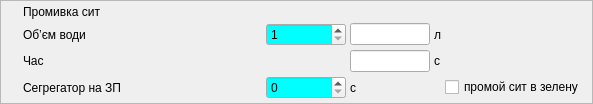
       <widget class="QFrame" name="f_9">
        <property name="frameShape">
         <enum>QFrame::StyledPanel</enum>
        </property>
        <property name="frameShadow">
         <enum>QFrame::Raised</enum>
        </property>
        <layout class="QGridLayout" name="gridLayout_7">
         <property name="leftMargin">
          <number>4</number>
         </property>
         <property name="topMargin">
          <number>4</number>
         </property>
         <property name="rightMargin">
          <number>4</number>
         </property>
         <property name="bottomMargin">
          <number>4</number>
         </property>
         <property name="spacing">
          <number>4</number>
         </property>
         <item row="1" column="1">
          <widget class="QLabel" name="label_32">
           <property name="minimumSize">
            <size>
             <width>239</width>
             <height>0</height>
            </size>
           </property>
           <property name="text">
            <string>Об’єм води</string>
           </property>
          </widget>
         </item>
         <item row="0" column="1" colspan="6">
          <widget class="QLabel" name="label_30">
           <property name="text">
            <string>Промивка сит</string>
           </property>
          </widget>
         </item>
         <item row="2" column="3">
          <widget class="QLineEdit" name="T_reg">
           <property name="minimumSize">
            <size>
             <width>0</width>
             <height>0</height>
            </size>
           </property>
           <property name="maximumSize">
            <size>
             <width>80</width>
             <height>16777215</height>
            </size>
           </property>
           <property name="toolTip">
            <string>Фактичний час промивки сита</string>
           </property>
           <property name="readOnly">
            <bool>true</bool>
           </property>
          </widget>
         </item>
         <item row="3" column="1">
          <widget class="QLabel" name="label_45">
           <property name="minimumSize">
            <size>
             <width>215</width>
             <height>0</height>
            </size>
           </property>
           <property name="text">
            <string>Сегрегатор на ЗП</string>
           </property>
          </widget>
         </item>
         <item row="3" column="3">
          <widget class="QLabel" name="label_46">
           <property name="text">
            <string>с</string>
           </property>
          </widget>
         </item>
         <item row="2" column="1">
          <widget class="QLabel" name="label_34">
           <property name="minimumSize">
            <size>
             <width>215</width>
             <height>0</height>
            </size>
           </property>
           <property name="text">
            <string>Час</string>
           </property>
          </widget>
         </item>
         <item row="3" column="2">
          <widget class="QSpinBox" name="Ts_z_zd">
           <property name="minimumSize">
            <size>
             <width>80</width>
             <height>0</height>
            </size>
           </property>
           <property name="palette">
            <palette>
             <active>
              <colorrole role="Base">
               <brush brushstyle="SolidPattern">
                <color alpha="255">
                 <red>0</red>
                 <green>255</green>
                 <blue>255</blue>
                </color>
               </brush>
              </colorrole>
             </active>
             <inactive>
              <colorrole role="Base">
               <brush brushstyle="SolidPattern">
                <color alpha="255">
                 <red>0</red>
                 <green>255</green>
                 <blue>255</blue>
                </color>
               </brush>
              </colorrole>
             </inactive>
             <disabled>
              <colorrole role="Base">
               <brush brushstyle="SolidPattern">
                <color alpha="255">
                 <red>244</red>
                 <green>244</green>
                 <blue>244</blue>
                </color>
               </brush>
              </colorrole>
             </disabled>
            </palette>
           </property>
           <property name="toolTip">
            <string>Заданий час сушіння</string>
           </property>
           <property name="minimum">
            <number>0</number>
           </property>
           <property name="maximum">
            <number>30</number>
           </property>
          </widget>
         </item>
         <item row="0" column="0">
          <widget class="QCheckBox" name="cb_reg">
           <property name="styleSheet">
            <string notr="true">QCheckBox{
min-width: 14px;
min-height: 14px;
max-width: 14px;
max-height: 14px;
}
QCheckBox:checked
{
	
	image: url(:/butons/pict/bool_green_true_48x48.png);
}

QCheckBox:unchecked
{
	
	image: url(:/butons/pict/bool_green_false_48x48.png);
	
}

QCheckBox:indicator
{
	background: rgba(0, 0, 0, 0);
	height: 14px;
	width: 14px;
}
</string>
           </property>
           <property name="text">
            <string>CheckBox</string>
           </property>
          </widget>
         </item>
         <item row="1" column="2">
          <widget class="QDoubleSpinBox" name="Q_reg_zd">
           <property name="minimumSize">
            <size>
             <width>80</width>
             <height>0</height>
            </size>
           </property>
           <property name="palette">
            <palette>
             <active>
              <colorrole role="Base">
               <brush brushstyle="SolidPattern">
                <color alpha="255">
                 <red>0</red>
                 <green>255</green>
                 <blue>255</blue>
                </color>
               </brush>
              </colorrole>
             </active>
             <inactive>
              <colorrole role="Base">
               <brush brushstyle="SolidPattern">
                <color alpha="255">
                 <red>0</red>
                 <green>255</green>
                 <blue>255</blue>
                </color>
               </brush>
              </colorrole>
             </inactive>
             <disabled>
              <colorrole role="Base">
               <brush brushstyle="SolidPattern">
                <color alpha="255">
                 <red>244</red>
                 <green>244</green>
                 <blue>244</blue>
                </color>
               </brush>
              </colorrole>
             </disabled>
            </palette>
           </property>
           <property name="toolTip">
            <string>Заданий об’єм води на промивку сита</string>
           </property>
           <property name="decimals">
            <number>0</number>
           </property>
           <property name="minimum">
            <double>1.000000000000000</double>
           </property>
           <property name="maximum">
            <double>50.000000000000000</double>
           </property>
           <property name="singleStep">
            <double>1.000000000000000</double>
           </property>
          </widget>
         </item>
         <item row="1" column="4">
          <widget class="QLabel" name="label_31">
           <property name="text">
            <string>л</string>
           </property>
          </widget>
         </item>
         <item row="1" column="3">
          <widget class="QLineEdit" name="Q_reg">
           <property name="minimumSize">
            <size>
             <width>0</width>
             <height>0</height>
            </size>
           </property>
           <property name="maximumSize">
            <size>
             <width>80</width>
             <height>16777215</height>
            </size>
           </property>
           <property name="toolTip">
            <string>Фактичний об’єм води на промивку сита</string>
           </property>
           <property name="readOnly">
            <bool>true</bool>
           </property>
          </widget>
         </item>
         <item row="2" column="4">
          <widget class="QLabel" name="label_33">
           <property name="text">
            <string>с</string>
           </property>
          </widget>
         </item>
         <item row="3" column="5">
          <widget class="QCheckBox" name="rej_sgr">
           <property name="text">
            <string>промой сит в зелену</string>
           </property>
          </widget>
         </item>
         <item row="1" column="5" rowspan="2" colspan="2">
          <spacer name="horizontalSpacer_7">
           <property name="orientation">
            <enum>Qt::Horizontal</enum>
           </property>
           <property name="sizeHint" stdset="0">
            <size>
             <width>40</width>
             <height>20</height>
            </size>
           </property>
          </spacer>
         </item>
        </layout>
       </widget>
